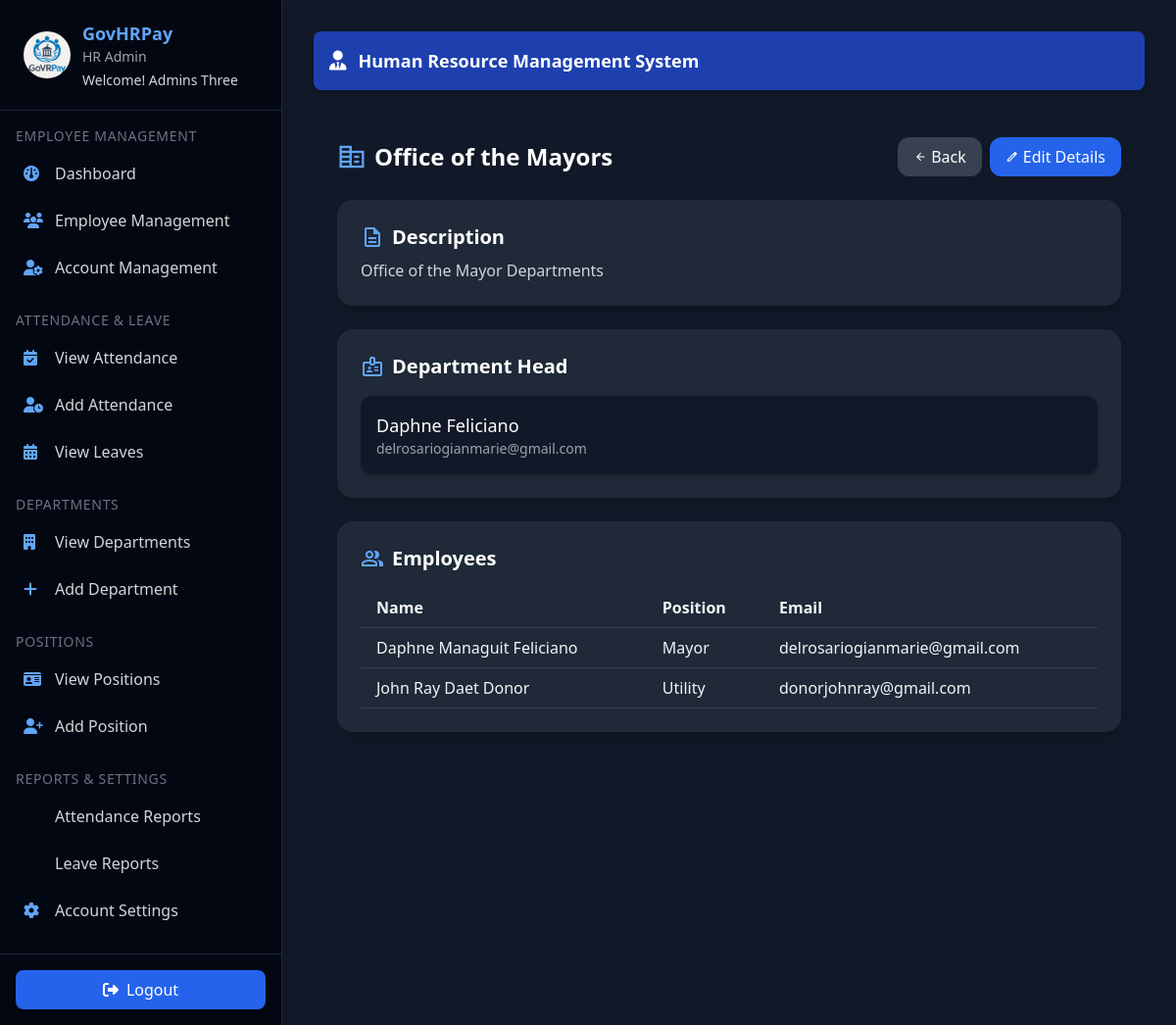
The page /hr/admin/departments/1 (signed in) on the database its author committed.
### hr_system/hr/models/user.py (models this page shows, shortened)
class User(UserMixin, db.Model):
    id = db.Column(db.Integer, primary_key=True)
    email = db.Column(db.String(150), unique=True, nullable=False)
    password = db.Column(db.String(150), nullable=False)
    first_name = db.Column(db.String(100), nullable=False)
    last_name = db.Column(db.String(100), nullable=False)
    role = db.Column(db.String(50), nullable=False, default="employee")
    department_id = db.Column(
        db.Integer, db.ForeignKey('department.id', name='fk_user_department_id')
    )
    position = db.Column(db.String(100))
    active = db.Column(db.Boolean, default=True)
    created_at = db.Column(db.DateTime, default=datetime.utcnow)
    last_login = db.Column(db.DateTime)
    managed_department = db.relationship(
        "Department",
        back_populates="head",
        uselist=False,
        foreign_keys="[Department.head_id]"
    )
    employee_profile = db.relationship(
        "Employee",
        back_populates="user",
        uselist=False
    )
    approved_leaves = db.relationship(
        "Leave",
        back_populates="approver",
        lazy=True,
        foreign_keys="[Leave.approved_by]"
    )
    department = db.relationship(
        "Department",
        backref="users",
        foreign_keys=[department_id]
    )
    def get_full_name(self):
        return f"{self.first_name} {self.last_name}"

### hr_system/hr/models/hr_models.py (models this page shows, shortened)
class Department(db.Model):
    __tablename__ = "department"
    id = db.Column(db.Integer, primary_key=True)
    name = db.Column(db.String(100), unique=True, nullable=False)
    description = db.Column(db.Text)
    head_id = db.Column(db.Integer, db.ForeignKey("user.id", name="fk_department_head_id"))
    created_at = db.Column(db.DateTime, default=datetime.utcnow)
    head = db.relationship("User", back_populates="managed_department", foreign_keys=[head_id])
    employees = db.relationship("Employee", back_populates="department", lazy=True)
    positions = db.relationship("Position", back_populates="department", lazy=True)

class Employee(db.Model):
    __tablename__ = "employee"
    id = db.Column(db.Integer, primary_key=True)
    employee_id = db.Column(db.String(20), unique=True, nullable=False)
    user_id = db.Column(db.Integer, db.ForeignKey('user.id', name='fk_employee_user_id'), unique=True)
    department_id = db.Column(db.Integer, db.ForeignKey('department.id', name='fk_employee_department_id'))
    position_id = db.Column(db.Integer, db.ForeignKey('position.id', name='fk_employee_position_id'))
    first_name = db.Column(db.String(100), nullable=False)
    last_name = db.Column(db.String(100), nullable=False)
    middle_name = db.Column(db.String(100))
    email = db.Column(db.String(150), unique=True, nullable=False)
    phone = db.Column(db.String(20))
    barangay = db.Column(db.String(100))
    municipality = db.Column(db.String(100))
    province = db.Column(db.String(100))
    postal_code = db.Column(db.String(10))
    street_address = db.Column(db.String(255))
    salary = db.Column(db.Float)
    date_hired = db.Column(db.Date, nullable=False)
    date_of_birth = db.Column(db.Date)
    gender = db.Column(db.String(10))
    marital_status = db.Column(db.String(20))
    emergency_contact = db.Column(db.String(100))
    emergency_phone = db.Column(db.String(20))
    status = db.Column(db.String(20), default="Active")
    archived = db.Column(db.Boolean, default=False)
    archived_at = db.Column(db.DateTime)
    cs_eligibility = db.Column(db.String(50))
    created_at = db.Column(db.DateTime, default=datetime.utcnow)
    updated_at = db.Column(db.DateTime, default=datetime.utcnow, onupdate=datetime.utcnow)
    user = db.relationship("User", back_populates="employee_profile", uselist=False)
    department = db.relationship("Department", back_populates="employees", foreign_keys=[department_id])
    position = db.relationship("Position", back_populates="employees", foreign_keys=[position_id])
    attendances = db.relationship("Attendance", back_populates="employee", lazy=True)
    leaves = db.relationship("Leave", back_populates="employee", lazy=True)
    leave_credits = db.relationship("LeaveCredit", back_populates="employee", lazy=True)
    payrolls = db.relationship("Payroll", back_populates="employee", lazy=True)
    payslips = db.relationship("Payslip", back_populates="employee", lazy=True)
    employee_deductions = db.relationship("EmployeeDeduction", back_populates="employee", lazy=True, cascade="all, delete-orphan")
    employee_allowances = db.relationship("EmployeeAllowance", back_populates="employee", lazy=True, cascade="all, delete-orphan")
    employment_type_id = db.Column(db.Integer, db.ForeignKey("employment_type.id", name="fk_employee_employment_type_id"))
    employment_type = db.relationship("EmploymentType", back_populates="employees", foreign_keys=[employment_type_id])
    deductions = db.relationship(
        "Deduction",
        secondary="employee_deductions",
        viewonly=True,
        lazy="joined"
    )
    allowances = db.relationship(
        "Allowance",
        secondary="employee_allowances",
        viewonly=True,
        lazy="joined"
    )
    def get_full_name(self):
        return f"{self.first_name} {self.middle_name or ''} {self.last_name}".strip()

class Position(db.Model):
    __tablename__ = "position"
    id = db.Column(db.Integer, primary_key=True)
    name = db.Column(db.String(100), unique=True, nullable=False)
    description = db.Column(db.Text)
    department_id = db.Column(db.Integer, db.ForeignKey("department.id", name="fk_position_department_id"))
    department = db.relationship("Department", back_populates="positions", foreign_keys=[department_id])
    employees = db.relationship("Employee", back_populates="position", lazy=True)

### hr_system/hr/routes/hr_admin_routes.py (the view)
@hr_admin_bp.route('/departments/<int:department_id>')
@login_required
@admin_required
def department_details(department_id):
    department = Department.query.get_or_404(department_id)
    employees = Employee.query.filter_by(department_id=department_id).all()
    return render_template(
        'hr/admin/dept_details.html',
        department=department,
        employees=employees
    )

### hr_system/hr/__init__.py (called while the page is built)
@login_manager.user_loader
def load_user(user_id):
    return User.query.get(int(user_id))

### hr_system/hr/utils.py (called while the page is built)
def admin_required(f):
    @wraps(f)
    def decorated_function(*args, **kwargs):
        if not current_user.is_authenticated or current_user.role != 'admin':
            return jsonify({'error': 'Admin access required'}), 403
        return f(*args, **kwargs)
    return decorated_function

### templates/hr/admin/dept_details.html (shortened to what this page needs)
{% extends 'hr/admin/admin_base.html' %}
{% block content %}
<main class="p-6 space-y-6 text-white">
  <div class="flex flex-col md:flex-row md:items-center justify-between gap-4">
    <h1 class="text-2xl font-bold flex items-center gap-2">
      <span class="material-symbols-outlined text-blue-400 text-3xl">corporate_fare</span>
      {{ department.name }}
    </h1>
    <div class="flex gap-2">
      <a href="{{ url_for('hr_admin.view_departments') }}"
         class="bg-gray-700 hover:bg-gray-600 px-4 py-2 rounded-xl flex items-center gap-1">
        <span class="material-symbols-outlined text-sm">arrow_back</span> Back
      </a>
      <button id="openEditDepartmentModal"
         class="bg-blue-600 hover:bg-blue-700 px-4 py-2 rounded-xl flex items-center gap-1">
        <span class="material-symbols-outlined text-sm">edit</span> Edit Details
      </button>
    </div>
  </div>
  <section class="bg-gray-800 p-6 rounded-2xl shadow-lg">
    <h2 class="text-xl font-semibold mb-2 flex items-center gap-2">
      <span class="material-symbols-outlined text-blue-400">description</span> Description
    </h2>
    <p class="text-gray-300">{{ department.description or 'No description provided.' }}</p>
  </section>
  <section class="bg-gray-800 p-6 rounded-2xl shadow-lg">
    <h2 class="text-xl font-semibold mb-4 flex items-center gap-2">
      <span class="material-symbols-outlined text-blue-400">badge</span> Department Head
    </h2>
    {% if department.head %}
    <div class="flex flex-col sm:flex-row sm:items-center justify-between gap-4 bg-gray-900 p-4 rounded-xl shadow-md">
      <div>
        <p class="text-lg font-medium">{{ department.head.get_full_name() }}</p>
        <p class="text-gray-400 text-sm">{{ department.head.email }}</p>
      </div>
    </div>
    {% else %}
      <p class="text-gray-400 italic">No head assigned.</p>
    {% endif %}
  </section>
  <section class="bg-gray-800 p-6 rounded-2xl shadow-lg overflow-x-auto">
    <h2 class="text-xl font-semibold mb-4 flex items-center gap-2">
      <span class="material-symbols-outlined text-blue-400">group</span> Employees
    </h2>
    {% if employees %}
    <table class="w-full text-left text-gray-100">
      <thead>
        <tr class="border-b border-gray-700">
          <th class="py-2 px-4">Name</th>
          <th class="py-2 px-4">Position</th>
          <th class="py-2 px-4">Email</th>
        </tr>
      </thead>
      <tbody>
        {% for emp in employees %}
        <tr class="border-b border-gray-700 hover:bg-gray-700 transition">
          <td class="py-2 px-4 font-medium">{{ emp.get_full_name() }}</td>
          <td class="py-2 px-4">{{ emp.position.name or 'Position N/A' }}</td>
          <td class="py-2 px-4">{{ emp.email }}</td>
        </tr>
        {% endfor %}
      </tbody>
    </table>
    {% else %}
      <p class="text-gray-400 italic">No employees in this department.</p>
    {% endif %}
  </section>
</main>
{% endblock %}

### templates/hr/admin/admin_base.html (shortened to what this page needs)
<!DOCTYPE html>
<html lang="en">
  <head>
    <link
      rel="stylesheet"
      href="https://cdnjs.cloudflare.com/ajax/libs/font-awesome/6.5.1/css/all.min.css"
    />
    <script src="https://cdn.tailwindcss.com"></script>
  </head>
  <body class="bg-gray-900 text-gray-100 flex flex-col md:flex-row min-h-screen font-sans">
    <aside
      id="sidebar"
      class="bg-gray-950 text-white w-64 sm:w-72 flex-shrink-0 fixed md:static inset-y-0 left-0 transform -translate-x-full md:translate-x-0 transition-transform duration-300 z-30 flex flex-col justify-between border-r border-gray-800 shadow-xl"
    >
      <div class="overflow-y-auto flex-grow">
        <div class="flex items-center gap-3 px-6 py-5 border-b border-gray-800 sticky top-0 bg-gray-950 z-10">
          <img
            src="{{ url_for('hr_admin.static', filename='img/logo2.avif') }}"
            alt="Logo"
            class="w-12 h-12 rounded-full object-cover"
          />
          <div>
            <h2 class="text-lg font-semibold text-blue-400">GovHRPay</h2>
            <p class="text-sm text-gray-400">HR Admin</p>
            <p class="text-sm text-gray-300 mt-1">
              Welcome! <span class="font-medium">{{ current_user.get_full_name() }}</span>
            </p>
          </div>
        </div>
        <nav class="mt-4 px-4 text-gray-300">
          {% for section, links in {
            "Employee Management": [
              ("fa-gauge", "Dashboard", "hr_admin.hr_dashboard"),
              ("fa-users", "Employee Management", "hr_admin.view_employees"),
              ("fa-user-gear", "Account Management", "hr_admin.view_users")
            ],
            "Attendance & Leave": [
              ("fa-calendar-check", "View Attendance", "hr_admin.attendance"),
              ("fa-user-clock", "Add Attendance", "hr_admin.add_attendance"),
              ("fa-calendar-days", "View Leaves", "hr_admin.view_leaves")
            ],
            "Departments": [
              ("fa-building", "View Departments", "hr_admin.view_departments"),
              ("fa-plus", "Add Department", "hr_admin.add_department")
            ],
            "Positions": [
              ("fa-id-card", "View Positions", "hr_admin.view_positions"),
              ("fa-user-plus", "Add Position", "hr_admin.add_position")
            ],
            "Reports & Settings": [
              ("fa-file-chart-column", "Attendance Reports", "hr_admin.attendance_report"),
              ("fa-file-chart-line", "Leave Reports", "hr_admin.leave_report"),
              ("fa-gear", "Account Settings", "hr_admin.profile")
            ]
          }.items() %}
          <div class="mb-6">
            <h3 class="text-sm uppercase tracking-wider text-gray-500 mb-2">{{ section }}</h3>
            <ul class="space-y-2">
              {% for icon, text, url in links %}
              <li>
                <a href="{{ url_for(url) }}" class="flex items-center gap-3 p-2 rounded-lg hover:bg-blue-700/40 transition">
                  <i class="fa-solid {{ icon }} text-blue-400 w-5"></i> {{ text }}
                </a>
              </li>
              {% endfor %}
            </ul>
          </div>
        </nav>
      </div>
      <div class="p-4 border-t border-gray-800">
        <button
          id="logoutBtn"
          class="flex items-center gap-2 w-full justify-center py-2 rounded-lg bg-blue-600 hover:bg-blue-700 transition"
        >
          <i class="fa-solid fa-right-from-bracket"></i> Logout
        </button>
      </div>
    </aside>
    <main class="flex-1 p-4 sm:p-6 md:p-8 overflow-y-auto bg-gray-900">
      <div class="bg-blue-800 text-white rounded-lg p-4 mb-6 flex flex-wrap gap-3 items-center justify-between shadow-md sticky top-0 z-10 hidden md:flex">
        <div class="flex items-center gap-3">
          <i class="fa-solid fa-user-tie text-xl"></i>
          <h1 class="text-lg font-semibold">Human Resource Management System</h1>
        </div>
      </div>
      {% block content %}{% endblock %}
    </main>
  </body>
</html>

### rows shown on the page
User: get_full_name "Admins Three"
Department: name "Office of the Mayors", description "Office of the Mayor Departments"
User: head.get_full_name "Daphne Feliciano", head.email "delrosariogianmarie@gmail.com"
Employee: get_full_name "Daphne Managuit Feliciano", position "Mayor", email "delrosariogianmarie@gmail.com"
Employee: get_full_name "John Ray Daet Donor", position "Utility", email "donorjohnray@gmail.com"

### other values the page prints
{{ section }} "EMPLOYEE MANAGEMENT" "ATTENDANCE & LEAVE" "DEPARTMENTS" "POSITIONS" "REPORTS & SETTINGS"
{{ text }} "Dashboard" "Employee Management" "Account Management" "View Attendance" "Add Attendance" "View Leaves" "View Departments" "Add Department" "View Positions" "Add Position" "Attendance Reports" "Leave Reports" "Account Settings"
